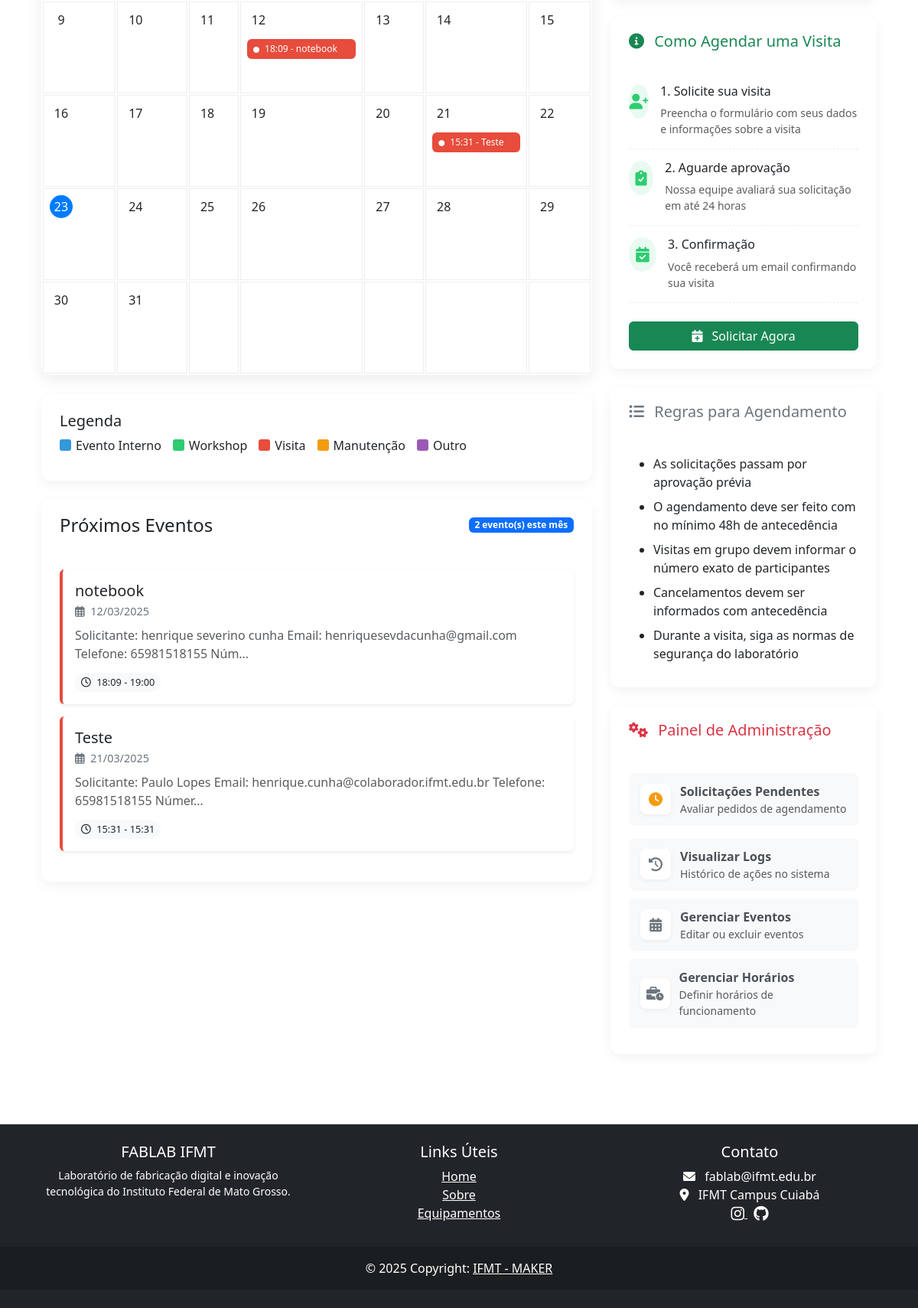
/logs/ (signed in, lower part), run on an earlier commit of the app's database.
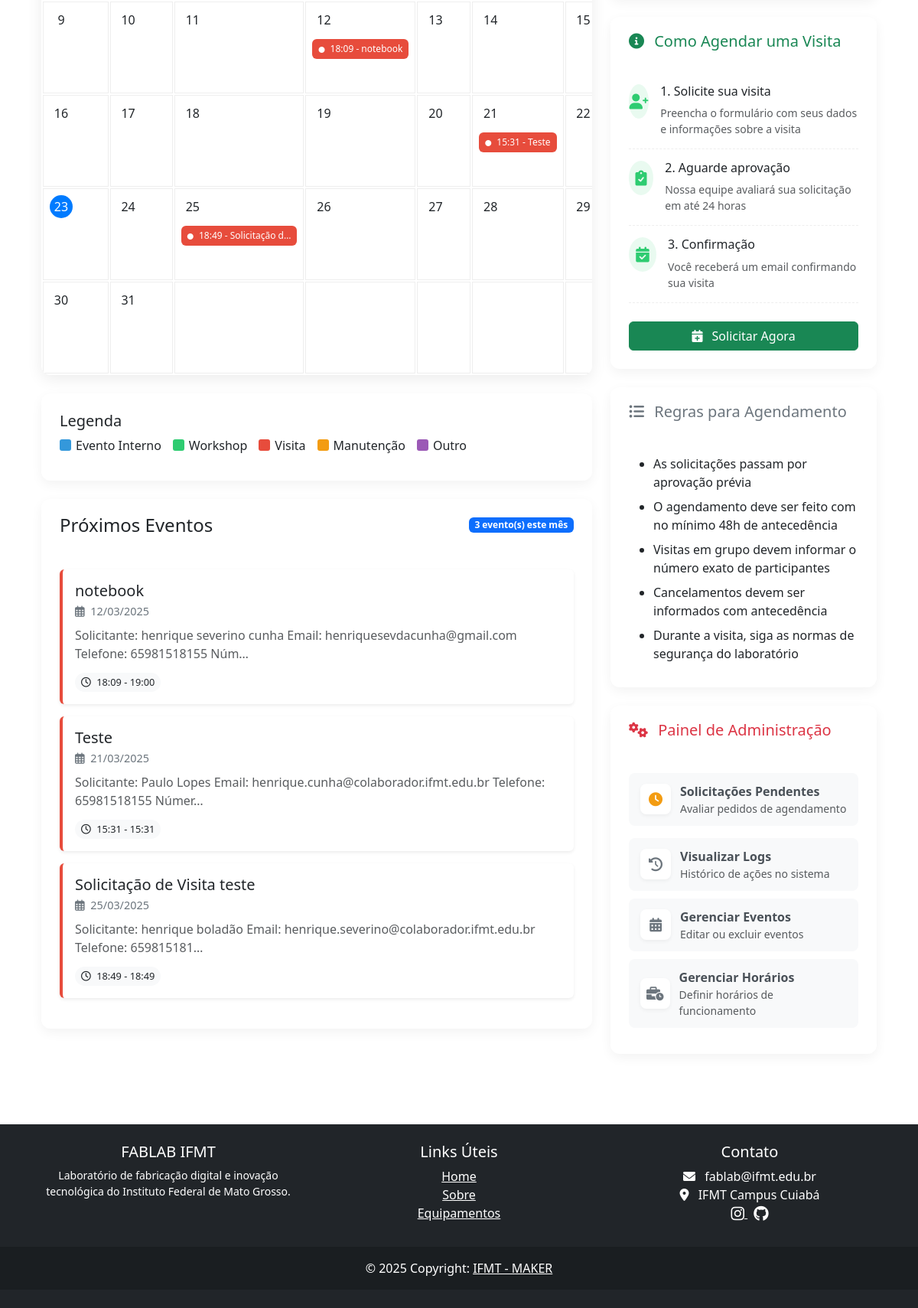
And on a later commit of the database.
### logs/models.py (models this page shows, shortened)
class Event(models.Model):
    class EventType(models.TextChoices):
        INTERNAL = 'internal', _('Evento Interno')
        WORKSHOP = 'workshop', _('Workshop')
        VISIT = 'visit', _('Visita Agendada')
        MAINTENANCE = 'maintenance', _('Manutenção')
        OTHER = 'other', _('Outro')
    title = models.CharField(_("Título"), max_length=200)
    description = models.TextField(_("Descrição"), blank=True)
    start_time = models.DateTimeField(_("Hora de Início"))
    end_time = models.DateTimeField(_("Hora de Término"))
    event_type = models.CharField(
        _("Tipo de Evento"),
        max_length=20,
        choices=EventType.choices,
        default=EventType.INTERNAL
    )
    created_by = models.ForeignKey(
        CustomUser,
        on_delete=models.SET_NULL,
        null=True,
        related_name="created_events"
    )
    approved = models.BooleanField(_("Aprovado"), default=False)
    participants = models.ManyToManyField(
        CustomUser,
        related_name="events",
        blank=True,
        verbose_name=_("Participantes")
    )
    class Meta:
        ordering = ['start_time']
        verbose_name = _("Evento")
        verbose_name_plural = _("Eventos")

### logs/views.py (the view)
# urls.py: path('', views.agenda_home, name='agenda_home'),
@login_required
def agenda_home(request):
    today = timezone.now()
    year = int(request.GET.get('year', today.year))
    month = int(request.GET.get('month', today.month))
    if month < 1:
        month = 12
        year -= 1
    elif month > 12:
        month = 1
        year += 1
    first_day = datetime(year, month, 1)
    last_day = datetime(year, month, calendar.monthrange(year, month)[1])
    events = Event.objects.filter(
        approved=True,
        start_time__gte=first_day,
        start_time__lte=last_day + timedelta(days=1)
    ).order_by('start_time')
    cal_obj = calendar.Calendar(firstweekday=6)  # 6 = domingo como primeiro dia da semana
    cal = cal_obj.monthdayscalendar(year, month)
    lab_schedule = LabSchedule.objects.all().order_by('day_of_week')
    prev_month = month - 1 if month > 1 else 12
    prev_year = year if month > 1 else year - 1
    next_month = month + 1 if month < 12 else 1
    next_year = year if month < 12 else year + 1
    month_names = {
        1: 'Janeiro', 2: 'Fevereiro', 3: 'Março', 4: 'Abril',
        5: 'Maio', 6: 'Junho', 7: 'Julho', 8: 'Agosto',
        9: 'Setembro', 10: 'Outubro', 11: 'Novembro', 12: 'Dezembro'
    }
    month_name = month_names[month]
    pending_count = 0
    if request.user.is_staff:
        pending_count = Event.objects.filter(approved=False).count()
    context = {
        'events': events,
        'calendar': cal,
        'month': month,
        'month_name': month_name,
        'year': year,
        'prev_month': prev_month,
        'prev_year': prev_year,
        'next_month': next_month,
        'next_year': next_year,
        'today': today,
        'lab_schedule': lab_schedule,
        'pending_count': pending_count,
    }
    return render(request, 'logs/agenda_home.html', context)

### logs/context_processors.py (called while the page is built)
def pending_events_count(request):
    context = {
        'global_pending_count': 0
    }
    if request.user.is_authenticated and request.user.is_staff:
        context['global_pending_count'] = Event.objects.filter(approved=False).count()
    return context

### logs/templates/logs/agenda_home.html (shortened to what the changed rows need)
{% extends 'layout.html' %}
{% load static %}
{% block content %}
<div class="container mb-5">
    <div class="row">
        <div class="col-lg-8">
            <div class="calendar-wrapper mb-4">
                <div class="table-responsive">
                    <table class="calendar">
                        <tbody>
                            {% for week in calendar %}
                                <tr>
                                    {% for day in week %}
                                        {% if day != 0 %}
                                            <td class="{% if day == today.day and month == today.month and year == today.year %}today{% endif %}">
                                                <div class="d-flex justify-content-between">
                                                    <span class="day-number">{{ day }}</span>
                                                </div>
                                                <div class="events-container">
                                                    {% for event in events %}
                                                        {% if event.start_time.day == day and event.start_time.month == month and event.start_time.year == year %}
                                                            <a href="{% url 'logs:event_detail' event.id %}" class="calendar-event event-{{ event.event_type }}"
                                                               title="{{ event.title }} ({{ event.get_event_type_display }}) - {{ event.start_time|date:'H:i' }} às {{ event.end_time|date:'H:i' }}">
                                                                <i class="fas fa-circle me-1" style="font-size: 8px;"></i>
                                                                {{ event.start_time|date:"H:i" }} - {{ event.title|truncatechars:15 }}
                                                            </a>
                                                        {% endif %}
                                                    {% endfor %}
                                                </div>
                                            </td>
                                        {% else %}
                                            <td class="empty-day"></td>
                                        {% endif %}
                                    {% endfor %}
                                </tr>
                            {% endfor %}
                        </tbody>
                    </table>
                </div>
            </div>
            <div class="card">
                <div class="card-header bg-white">
                    <div class="d-flex justify-content-between align-items-center">
                        <h4 class="mb-0">Próximos Eventos</h4>
                        <span class="badge bg-primary">{{ events|length }} evento(s) este mês</span>
                    </div>
                </div>
                <div class="card-body">
                    {% if events %}
                        {% for event in events|slice:":5" %}
                            <div class="upcoming-event-card event-{{ event.event_type }} bg-white p-3 mb-3 shadow-sm rounded">
                                <div class="d-flex justify-content-between align-items-start">
                                    <div>
                                        <h5 class="mb-1">
                                            <a href="{% url 'logs:event_detail' event.id %}" class="text-decoration-none text-dark">
                                                {{ event.title }}
                                            </a>
                                        </h5>
                                        <div class="event-date">
                                            <i class="far fa-calendar-alt me-1"></i>
                                            {{ event.start_time|date:"d/m/Y" }}
                                        </div>
                                    </div>
                                    <span class="badge bg-{{ event.event_type }}">{{ event.get_event_type_display }}</span>
                                </div>
                                <p class="text-muted mt-2 mb-2">{{ event.description|truncatechars:100 }}</p>
                                <div>
                                    <span class="event-time">
                                        <i class="far fa-clock me-1"></i>
                                        {{ event.start_time|date:"H:i" }} - {{ event.end_time|date:"H:i" }}
                                    </span>
                                </div>
                            </div>
                        {% endfor %}
                    {% else %}
                        <div class="alert alert-info">
                            <i class="fas fa-info-circle me-2"></i>
                            Não há eventos agendados para este mês.
                        </div>
                    {% endif %}
                </div>
            </div>
        </div>
    </div>
</div>
{% endblock %}

What changed in the data, as far as the page shows it:
added Event: start_time "18:49", title "Solicitação d…", title "Solicitação de Visita teste", start_time "25/03/2025", description "Solicitante: henrique boladão Email: henrique.severino@colaborador.ifmt.edu.br Telefone: 659815181…", end_time "18:49"
Also different on the page:
{{ events|length }}: "2" → "3"
